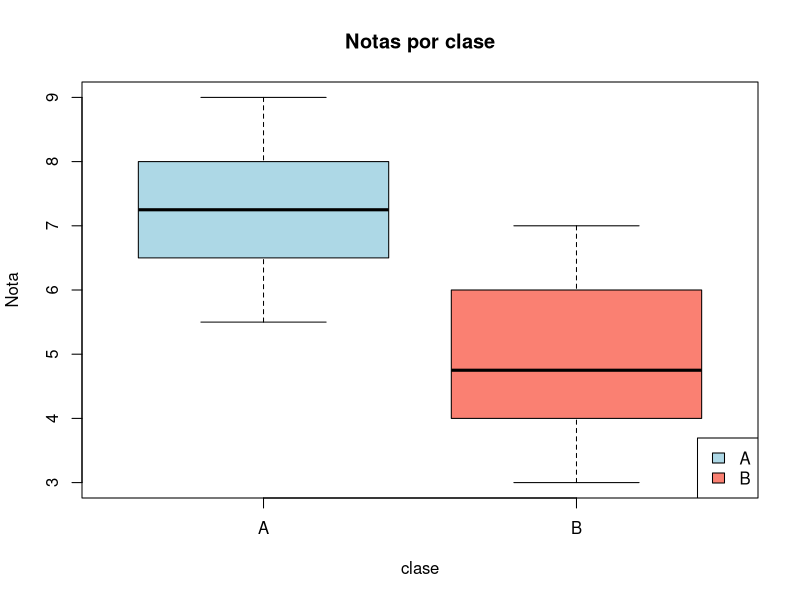
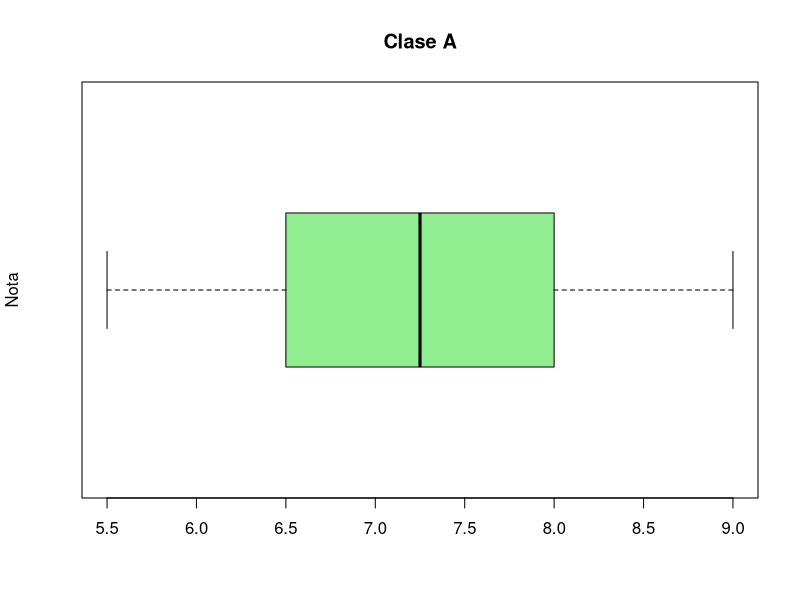

R code for these plots, in order:
# =====================================================================
# 05) BOXPLOT (diagrama de caja y bigotes)
# =====================================================================
# El boxplot resume una DISTRIBUCIÓN con:
#   - caja: del 1er cuartil (Q1) al 3er cuartil (Q3)
#   - línea en el centro: MEDIANA
#   - bigotes: rango hasta 1.5 * IQR (valores atípicos fuera)
#
# Sirve para COMPARAR varios grupos y detectar outliers de forma
# rápida, sin necesidad de dibujar todos los puntos.
#
# Parámetros:
#   formula  : y ~ grupo  (o vector numérico + vector de grupos)
#   data     : data.frame con los datos
#   col, border : color de la caja y borde
#   main, xlab, ylab
#   horizontal = TRUE  : horizontal
#   outline    = FALSE : oculta los outliers
# =====================================================================

# 1) Datos de ejemplo: notas de dos clases
notas_claseA <- c(7, 8, 6, 9, 7.5, 8, 6.5, 7, 5.5, 8.5)
notas_claseB <- c(4, 5, 6, 4.5, 3, 5.5, 7, 3.5, 4, 6.5)

# 2) Data frame para usar la fórmula y ~ grupo
notas <- data.frame(
  nota = c(notas_claseA, notas_claseB),
  clase = factor(rep(c("A", "B"), each = 10))
)

# 3) Boxplot de dos grupos
boxplot(nota ~ clase,
        data = notas,
        col = c("lightblue", "salmon"),
        main = "Notas por clase",
        ylab = "Nota",
        horizontal = FALSE)

# Leyenda de los grupos
legend("bottomright",
       legend = levels(notas$clase),      # "A", "B"
       fill = c("lightblue", "salmon"))

# 4) Boxplot de un solo grupo
boxplot(notas_claseA, col = "lightgreen",
        main = "Clase A", ylab = "Nota", horizontal = TRUE)

# 5) Detectar outliers
#    Los puntos fuera de los bigotes se marcan como outliers.
#    boxplot(..., outline = FALSE) los oculta.
